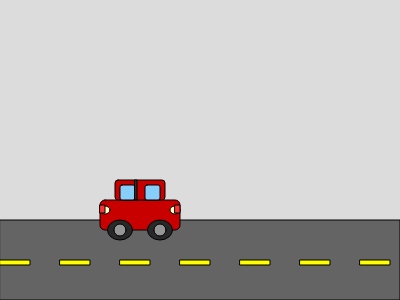
Frame 1 (no input)
Frame 60 (no input): identical to frame 1, image omitted
Frame 120 (the mouse pressed at the canvas centre since frame 60): identical to frame 1, image omitted

The p5.js sketch that drew this single still picture (run headless with seeded random() and noise() and a simulated clock; from frame 60 on, the mouse is pressed at the canvas centre):

// p5.js sketch
// ── sketch.js
let carX = 100;
let carY = 200;
let carSpeed = 3;

function setup() {
  createCanvas(400, 300);
}

function draw() {
  background(220);
  
  // Draw road
  fill(100);
  rect(0, 220, width, 80);
  
  // Road markings
  fill(255, 255, 0);
  for (let x = 0; x < width; x += 60) {
    rect(x, 260, 30, 5);
  }
  
  // Draw car
  drawCar();
  
  // Move car with arrow keys
  if (keyIsDown(RIGHT_ARROW)) {
    carX += carSpeed;
  }
  if (keyIsDown(LEFT_ARROW)) {
    carX -= carSpeed;
  }
  
  // Keep car on screen
  if (carX > width + 50) {
    carX = -50;
  }
  if (carX < -50) {
    carX = width + 50;
  }
}

function drawCar() {
  // Save current drawing style
  push();
  
  // Car body (main rectangle)
  fill(200, 0, 0); // Dark red color
  rect(carX, carY, 80, 30, 5); // Wider body with rounded corners
  
  // Car roof
  fill(200, 0, 0);
  rect(carX + 15, carY - 20, 50, 20, 3);
  
  // Windows
  fill(135, 206, 250); // Light sky blue for windows
  rect(carX + 20, carY - 15, 15, 15, 2); // Left window
  rect(carX + 45, carY - 15, 15, 15, 2); // Right window
  
  // Windshield divider
  fill(50);
  rect(carX + 35, carY - 20, 2, 20);
  
  // Headlights
  fill(255, 255, 200); // Light yellow for headlights
  ellipse(carX + 5, carY + 10, 10, 8); // Front left
  ellipse(carX + 75, carY + 10, 10, 8); // Front right
  
  // Taillights
  fill(255, 50, 50);
  rect(carX, carY + 5, 5, 8); // Rear left
  rect(carX + 75, carY + 5, 5, 8); // Rear right
  
  // Wheels
  fill(40); // Dark gray for tires
  ellipse(carX + 20, carY + 30, 25, 20); // Left wheel
  ellipse(carX + 60, carY + 30, 25, 20); // Right wheel
  
  // Wheel hubs
  fill(150); // Light gray for hubs
  ellipse(carX + 20, carY + 30, 12, 12);
  ellipse(carX + 60, carY + 30, 12, 12);
  
  // Restore original drawing style
  pop();
}
